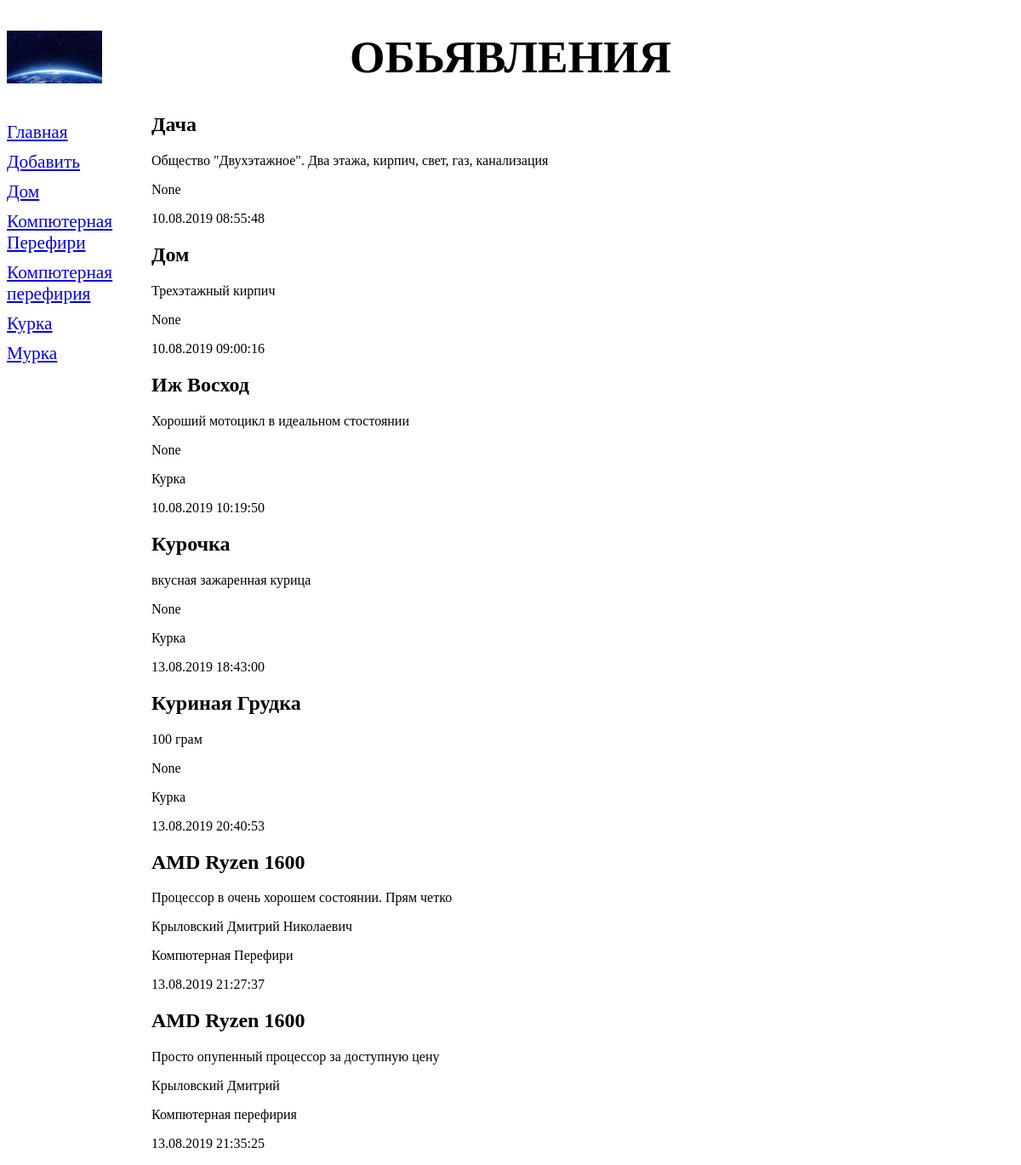
/bboard/, run on the app's committed database.
### bboard/models.py (models this page shows, shortened)
class Rubric(models.Model):
    name = models.CharField(max_length=120, db_index=True, verbose_name='Название')
    class Meta:
        verbose_name_plural = 'Рубрики'
        verbose_name = 'Рубрика'
        ordering = ['name']

class Bb(models.Model):
    title = models.CharField(max_length=50, verbose_name='Товар')
    content = models.TextField(null=True, blank=True, verbose_name='Описание')
    price = models.FloatField(null=True, blank=True, verbose_name='Цена')
    published = models.DateTimeField(auto_now_add=True, db_index=True, verbose_name='Опубликовано')
    phone = models.FloatField(null=True, blank=True, verbose_name='Номер телефона')
    named = models.TextField(null=True, blank=True, verbose_name='Фамилия и имя')
    rubric = models.ForeignKey('Rubric', null=True, on_delete=models.PROTECT, verbose_name='Рубрика')

### bboard/views.py (the view)
# urls.py: path('', index, name='index'),
def index(request):
    bbs = Bb.objects.all()
    rubrics = Rubric.objects.all()
    context = {'bbs': bbs, 'rubrics': rubrics}
    return render(request, 'bboard/index.html', context)

### bboard/templates/bboard/index.html
{% extends "layout/basic.html" %}
{% block content %}
{% for bb in bbs %}
<div class="b">
  <h2>{{ bb.title }}</h2>
  <p>{{ bb.content }}</p>
  <p>{{ bb.named }} </p>
  <p><a> {{ bb.rubric.name }} </a> </p>
  <p>{{ bb.published|date:"d.m.Y H:i:s" }}</p>
</div>
{% endfor %}
{% endblock %}

### bboard/templates/layout/basic.html (shortened to what this page needs)
{% load static%}
<!DOCTYPE html>
<html lang="en">
<head>
    <link rel="stylesheet" type="text/css" href="{% static 'bboard/style.css' %}">
</head>
<body>
    <header>
        <h1>Обьявления</h1>
    </header>
    <nav>
        <a href="{% url 'index' %}">Главная</a>
        <a href="{% url 'add' %}">Добавить</a>
        {% for rubric in rubrics %}
        <a href="{% url 'by_rubric' rubric.pk %}">{{ rubric.name }}</a>
        {% endfor %}
    </nav>
    <section>
        {% block content %}
        {% endblock %}
    </section>
</body>
</html>

### bboard/static/bboard/style.css (style rules this page uses)
header h1 { font-size: 40pt; text-transform: uppercase; text-align: center; background: url("bg.jpg") left/auto 100% no-repeat ; }
nav { font-size: 16pt; width: 150px; float: left; }
nav a { display: block; margin: 10px 0px; }
section { margin-left: 170px; }

### data on the page
Rubric: name "Дом"
Rubric: name "Компютерная Перефири"
Rubric: name "Компютерная перефирия"
Rubric: name "Курка"
Rubric: name "Мурка"
Bb: title "Дача", content "Общество \"Двухэтажное\". Два этажа, кирпич, свет, газ, канализация", named "None", published "10.08.2019 08:55:48"
Bb: title "Дом", content "Трехэтажный кирпич", named "None", published "10.08.2019 09:00:16"
Bb: title "Иж Восход", content "Хороший мотоцикл в идеальном стостоянии", named "None", rubric.name "Курка", published "10.08.2019 10:19:50"
Bb: title "Курочка", content "вкусная зажаренная курица", named "None", rubric.name "Курка", published "13.08.2019 18:43:00"
Bb: title "Куриная Грудка", content "100 грам", named "None", rubric.name "Курка", published "13.08.2019 20:40:53"
Bb: title "AMD Ryzen 1600", content "Процессор в очень хорошем состоянии. Прям четко", named "Крыловский Дмитрий Николаевич", rubric.name "Компютерная Перефири", published "13.08.2019 21:27:37"
Bb: title "AMD Ryzen 1600", content "Просто опупенный процессор за доступную цену", named "Крыловский Дмитрий", rubric.name "Компютерная перефирия", published "13.08.2019 21:35:25"
